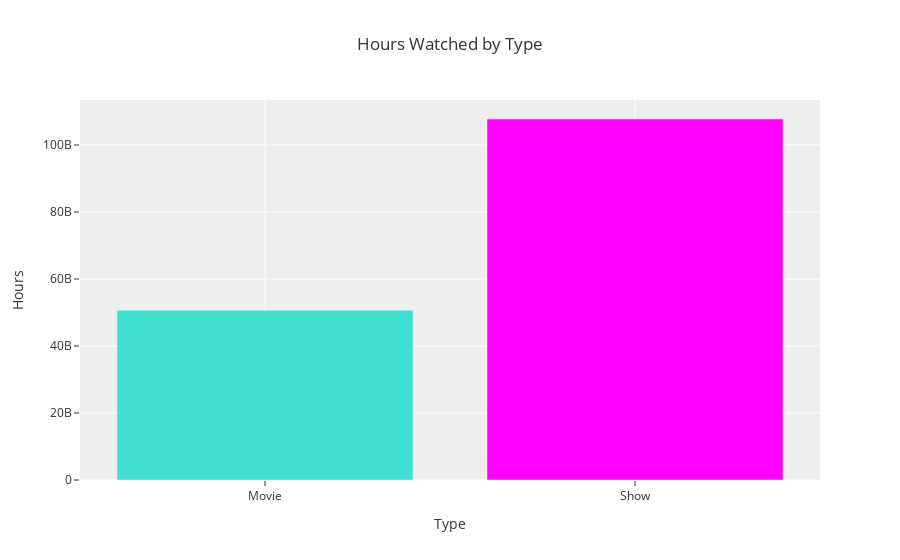

Notebook code for this chart:
### Code cell
# Making a more complex bar chart with plotly go

fig3 = pgo.Figure(data=[pgo.Bar(x=hourbytype.index, y=hourbytype.values, marker_color=['turquoise', 'magenta'])])

fig3.update_layout(title='Hours Watched by Type', xaxis_title='Type', yaxis_title='Hours')

fig3.show()

### Figure 1 — Plotly figure (JSON) as saved in the notebook; plotly's stock layout.template omitted (floating-point values rounded to 4 significant figures)
{"data": [{"marker": {"color": ["turquoise", "magenta"]}, "type": "bar", "x": ["Movie", "Show"], "y": [50637800000, 107764100000]}], "layout": {"autosize": true, "title": {"text": "Hours Watched by Type"}, "xaxis": {"autorange": true, "range": [-0.5, 1.5], "title": {"text": "Type"}, "type": "category"}, "yaxis": {"autorange": true, "range": [0, 113400000000.0], "title": {"text": "Hours"}, "type": "linear"}}}
